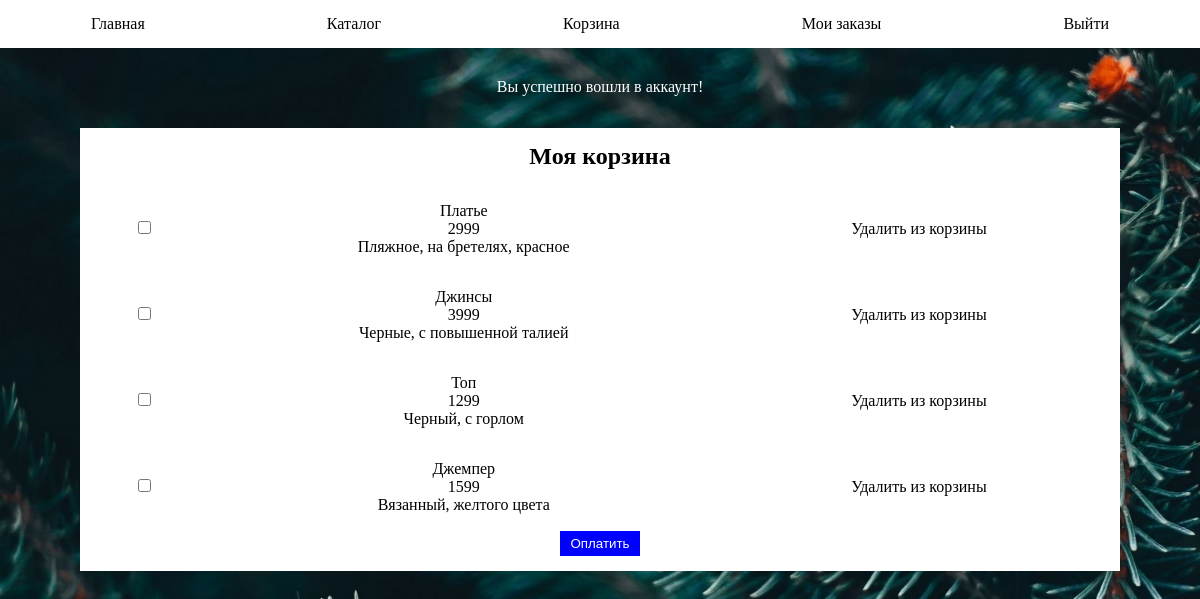
The app's page /cart (signed in) with its own data.
### tables this page shows
CREATE TABLE `orders` (
  `id` int NOT NULL,
  `good_id` int NOT NULL,
  `user_id` int NOT NULL,
  `sum` int NOT NULL,
  `status` text NOT NULL,
  `timestamps` datetime NOT NULL
);

CREATE TABLE `goods` (
  `id` int NOT NULL,
  `name` text NOT NULL,
  `price` int NOT NULL,
  `description` text NOT NULL,
  `img_src` text
);

### views/cart.php (the view, shortened to what this page needs)
<h2>Моя корзина</h2>
<?php
$link = mysqli_connect('localhost', 'root', '', 'onlineshop');
if ($_SESSION['auth']) {
    $user_id = $_SESSION['user_id'];
    $in_cart = mysqli_query($link, "SELECT goods.id as good_id, goods.description, goods.name, goods.price, orders.id as order_id FROM orders LEFT JOIN goods ON goods.id=orders.good_id WHERE user_id=$user_id and status='in_cart'");
    if ($in_cart->num_rows) {
?>
        <form action="/pay_process.php" method="POST">
            <table>
                <?php
                foreach ($in_cart as $order) { ?>
                    <tr>
                        <td>
                            <input type="checkbox" name="<?= $order['order_id'] ?>">
                        </td>
                        <td>
                            <a href="/goods/<?= $order['good_id'] ?>">
                                <p><?= $order['name'] ?><br>
                                    <?= $order['price'] ?><br>
                                    <?= $order['description'] ?>
                                </p>
                            </a>
                        </td>
                        <td>
                            <a class="blue" href="/delete_from_cart/<?= $order['good_id'] ?>">
                                Удалить из корзины
                            </a>
                        </td>
                    </tr>
                <?php } ?>
            </table>
            <button type="submit">
                Оплатить
            </button>
        </form>
<?php
    } else {
        echo "<p>Корзина пуста</p>";
    }
} else {
    $_SESSION['flash'] = 'Необходимо авторизоваться';
    header('Location: /login');
}

### index.php (shortened to what this page needs)
<!DOCTYPE html>
<html lang="en">
<head>
    <link rel="stylesheet" href="/app.css">
</head>
<body>
    <header>
        <?php
        include 'views/header.php';
        ?>
    </header>
    <div class="flash">
        <?php
        if (isset($_SESSION['flash'])) {
            $flash = $_SESSION['flash'];
            echo "<p>$flash</p>";
        }
        ?>
    </div>
    <main>
        <?php
        if ($_SERVER['REQUEST_URI'] == '/') {
            $path = 'views/main.php';
        } elseif ($_SERVER['REQUEST_URI'] == '/goods') {
            $path = 'views/goods/index.php';
        } elseif (preg_match("#/goods/(\d+)#", $_SERVER['REQUEST_URI'], $param)) {
            $path = 'views/goods/show.php';
            $good_id = $param[1];
        } elseif (preg_match("#/(.+_cart)/(\d+)#", $_SERVER['REQUEST_URI'], $param)) {
            $path = $param[1] . '.php';
            $good_id = $param[2];
        } else {
            $path = 'views' . $_SERVER['REQUEST_URI'] . '.php';
        }
        if (file_exists($path)) {
            include $path;
        } else {
            echo "<p>не найден нужный файл</p>";
        }
        ?>
    </main>
</body>
</html>

### views/header.php (shortened to what this page needs)
<nav>
    <a href="/">Главная</a>
    <a href="/goods">Каталог</a>
    <?php
    if (!empty($_SESSION['auth'])) { ?>
        <a href="/cart">Корзина</a>
    <?php
    } ?>
    <a href="<?php
                if (!empty($_SESSION['auth'])) { ?>
            /orders">Мои заказы</a><?php } else { ?>
    /login">Войти<?php
                                } ?></a>
    <a href="<?php
                if (!empty($_SESSION['auth'])) { ?>
            /logout_process.php">Выйти</a><?php } else { ?>
    /register">Регистрация<?php
                                        } ?></a>
</nav>

### app.css (style rules this page uses)
* { padding: 0px; margin: 0px; }
a { text-decoration: none; color: black; }
body { background-image: url(forest.jpg); background-attachment: fixed; background-size: cover; }
nav { padding: 15px 0px; background-color: white; display: flex; justify-content: space-around; }
.flash { color: white; height: 50px; padding-top: 30px; margin: 0 auto; text-align: center; }
main { background-color: white; color: black; margin: 0px 80px 80px 80px; height: min-content; text-align: center; padding: 15px; }
main table { width: 100%; align-items: center; }
td { padding: 15px; height: max-content; }
button[type='submit'] { color: white; background-color: blue; border: none; padding: 5px 10px; }
h2 { margin-bottom: 15px; }

### records on screen
orders: good.name "Платье", good.price "2999", good.description "Пляжное, на бретелях, красное"
orders: good.name "Джинсы", good.price "3999", good.description "Черные, с повышенной талией"
orders: good.name "Топ", good.price "1299", good.description "Черный, с горлом"
orders: good.name "Джемпер", good.price "1599", good.description "Вязанный, желтого цвета"

### other values on screen
$flash "Вы успешно вошли в аккаунт!"
